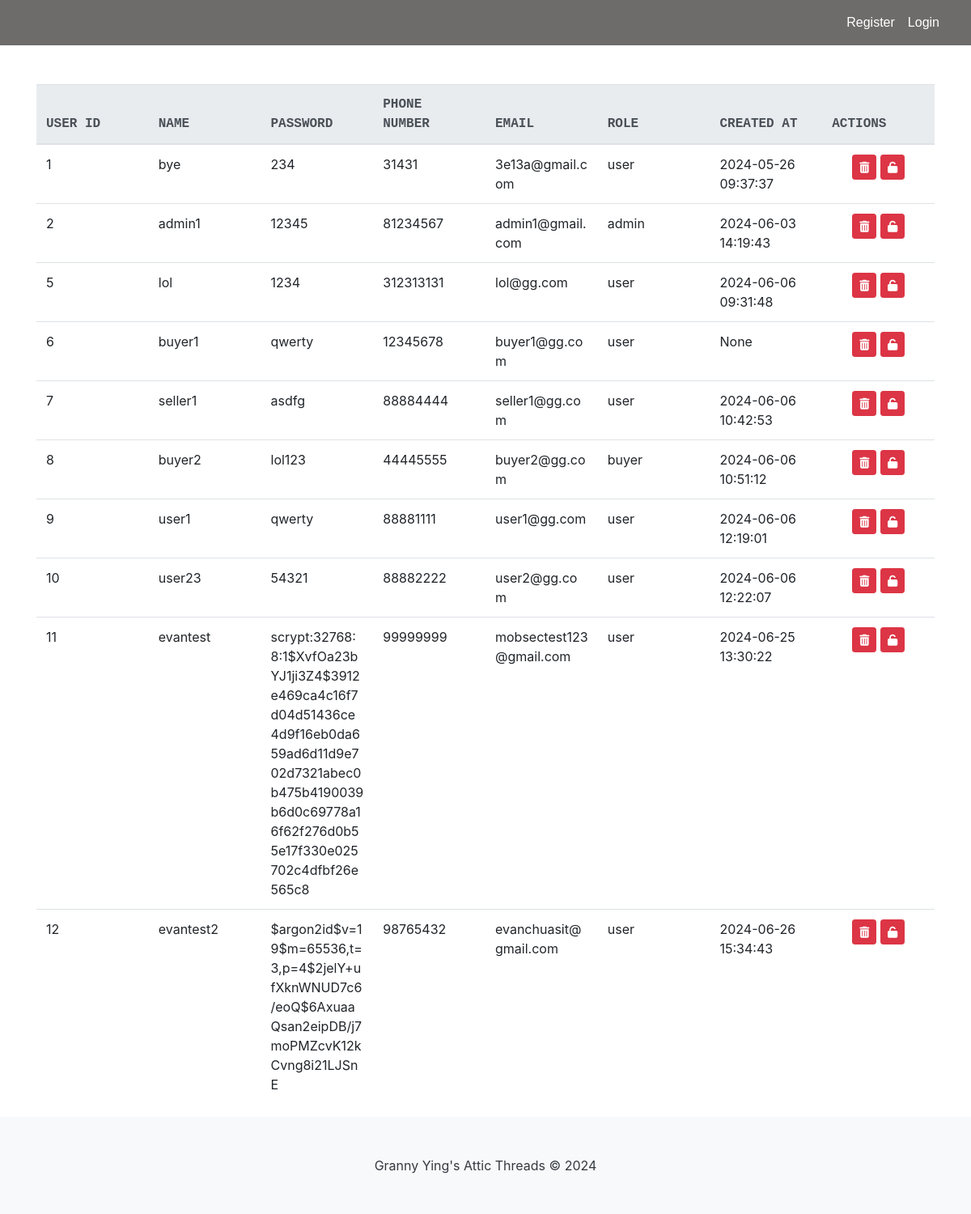
The app's page /list, older data.
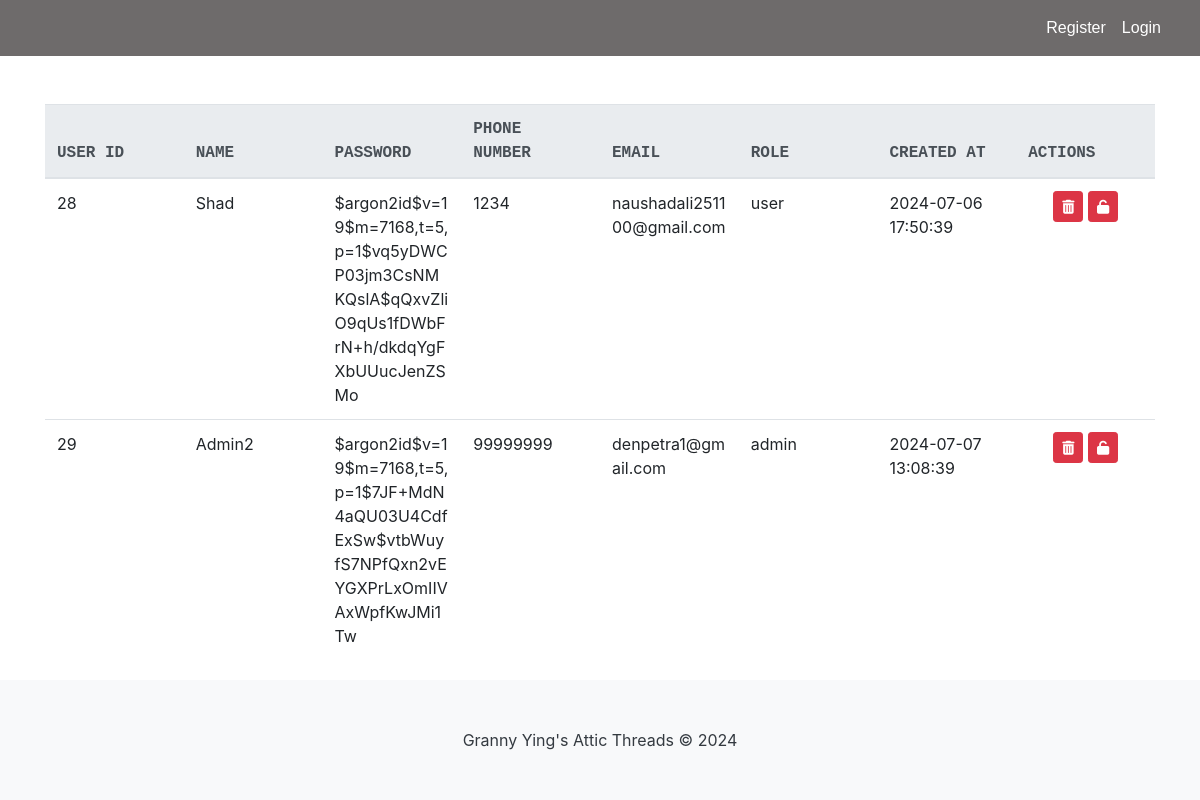
The same page, newer data.
### tables this page shows
CREATE TABLE "Users" (
	"user_id"	INTEGER NOT NULL,
	"name"	VARCHAR(45) NOT NULL,
	"password"	VARCHAR(45) NOT NULL,
	"phoneNum"	VARCHAR(45) NOT NULL,
	"email"	VARCHAR(45) NOT NULL UNIQUE,
	"role"	VARCHAR(10) NOT NULL,
	"created_at"	DATETIME,
	"login_attempts"	INTEGER,
	"is_verified"	INTEGER NOT NULL DEFAULT 0,
	PRIMARY KEY("user_id" AUTOINCREMENT)
);

### app.py (the view)
@app.route("/list")
def list():
    con = sqlite3.connect("database.db")
    con.row_factory = sqlite3.Row
    cur = con.cursor()
    cur.execute("SELECT user_id, * FROM Users")
    rows = cur.fetchall()
    con.close()
    return render_template("list.html", rows=rows)

### app.py (called while the page is built)
@app.before_request
def make_session_permanent():
    session.permanent = True
    app.permanent_session_lifetime = timedelta(minutes=15)
    session.modified = True

### templates/list.html (shortened to what this page needs)
<!DOCTYPE html>
<html lang="en">
{% include "header.html" %}
<head>
    {% include "navbar.html" %}
    <link rel="stylesheet" href="https://stackpath.bootstrapcdn.com/bootstrap/4.3.1/css/bootstrap.min.css">
</head>
<body>
    <div class="container mt-5">
        <div class="table-container">
            <table class="table table-hover">
                <thead class="thead-light">
                    <tr>
                        <th>User ID</th>
                        <th>Name</th>
                        <th>Password</th>
                        <th>Phone Number</th>
                        <th>Email</th>
                        <th>Role</th>
                        <th>Created At</th>
                        <th>Actions</th>
                    </tr>
                </thead>
                <tbody>
                    {% for row in rows %}
                    <tr>
                        <td>{{ row["user_id"] }}</td>
                        <td>{{ row["name"] }}</td>
                        <td>{{ row["password"] }}</td>
                        <td>{{ row["phoneNum"] }}</td>
                        <td>{{ row["email"] }}</td>
                        <td>{{ row["role"] }}</td>
                        <td>{{ row["created_at"] }}</td>
                        <td class="text-center">
                            <form onsubmit="return confirm('Are you sure you want to DELETE this User from the Database?');"
                                action="{{ url_for('delete') }}" method="POST" class="d-inline">
                                <button type="submit" class="btn btn-danger btn-sm"><i class="fas fa-trash-alt"></i></button>
                            </form>
                            <form onsubmit="return confirm('Unlock This Users Account?');"
                                action="{{ url_for('unlock') }}" method="POST" class="d-inline">
                                <button type="submit" class="btn btn-danger btn-sm"><i class="fas fa-unlock"></i></button>
                            </form>
                        </td>
                    </tr>
                    {% endfor %}
                </tbody>
            </table>
        </div>
    </div>
    {% include "footer.html" %}
</body>
</html>

### templates/header.html (shortened to what this page needs)
<head>
    <link rel="stylesheet" type="text/css" href="{{ url_for('static', filename='css/site.css')}}" />
    <link rel="stylesheet" href="https://cdn.jsdelivr.net/npm/bootstrap@4.1.3/dist/css/bootstrap.min.css">
    <link rel="stylesheet" href="https://cdn.jsdelivr.net/npm/bootstrap-select@1.13.14/dist/css/bootstrap-select.min.css">
</head>

### templates/navbar.html (shortened to what this page needs)
<nav class="navbar navbar-expand-lg">
    <div class="container justify-content-end">
        <ul class="navbar-nav ml-auto">
            {% if 'role' in session and (session['role'] == 'admin' or session['otp_verified']) %}
            <li class="nav-item">
                <span class="nav-link">Welcome, {{ session['name'] }}</span>
            </li>
            <li class="nav-item">
                <a href="{{ url_for('view_profile') }}" class="nav-link"><i class="fas fa-user"></i> My Profile</a>
            </li>
            {% if session['role'] != 'admin' %}
            <li class="nav-item">
                <a href="{{ url_for('view_cart') }}" class="nav-link">
                    <i class="fas fa-shopping-cart"></i> Cart
                </a>
            </li>
            {% endif %}
            <li class="nav-item">
                <a href="{{ url_for('logout') }}" class="nav-link">Logout</a>
            </li>
            {% else %}
            <li class="nav-item">
                <a href="{{ url_for('register') }}" class="nav-link">Register</a>
            </li>
            <li class="nav-item">
                <a href="{{ url_for('login') }}" class="nav-link">Login</a>
            </li>
            {% endif %}
        </ul>
    </div>
</nav>

### templates/footer.html
<footer class="py-5" style="margin-top: auto; background-color: #f8f9fa;">
   <div class="container text-center">
       <span class="text-dark">Granny Ying's Attic Threads &copy; 2024</span>
   </div>
</footer>

### static/css/site.css (style rules this page uses)
.navbar { background-color: rgb(110, 107, 107); font-size: 1em; font-family: 'Trebuchet MS', 'Lucida Sans Unicode', 'Lucida Grande', 'Lucida Sans', Arial, sans-serif; color: white; padding: 8px 5px; }
.navbar a { text-decoration: none; color: inherit; }
html, body { height: 100%; margin: 0; padding: 0; }
body { display: flex; flex-direction: column; }
footer { background-color: rgb(86, 136, 132); width: 100%; flex-shrink: 0; }

### templates/list.html (style rules this page uses)
th { font-family: monospace; text-transform: uppercase; }
.table-container { overflow-x: auto; }
.table { width: 100%; table-layout: fixed; }
.table th, .table td { word-wrap: break-word; }

Row changes from the older to the newer data that the page shows:
removed Users: user_id "1", name "bye", password "234", phoneNum "31431", email "3e13a@gmail.com", role "user", created_at "2024-05-26 09:37:37"
removed Users: user_id "2", name "admin1", password "12345", phoneNum "81234567", email "admin1@gmail.com", role "admin", created_at "2024-06-03 14:19:43"
removed Users: user_id "5", name "lol", password "1234", phoneNum "312313131", email "lol@gg.com", role "user", created_at "2024-06-06 09:31:48"
removed Users: user_id "6", name "buyer1", password "qwerty", phoneNum "12345678", email "buyer1@gg.com", role "user", created_at "None"
removed Users: user_id "7", name "seller1", password "asdfg", phoneNum "88884444", email "seller1@gg.com", role "user", created_at "2024-06-06 10:42:53"
removed Users: user_id "8", name "buyer2", password "lol123", phoneNum "44445555", email "buyer2@gg.com", role "buyer", created_at "2024-06-06 10:51:12"
removed Users: user_id "9", name "user1", password "qwerty", phoneNum "88881111", email "user1@gg.com", role "user", created_at "2024-06-06 12:19:01"
removed Users: user_id "10", name "user23", password "54321", phoneNum "88882222", email "user2@gg.com", role "user", created_at "2024-06-06 12:22:07"
removed Users: user_id "11", name "evantest", password "scrypt:32768:8:1$XvfOa23bYJ1ji3Z4$3912e469ca4c16f7d04d51436ce4d9f16eb0da659ad6d11d9e702d7321abec0b475b4190039b6d0c69778a16f62f276d0b55e17f330e025702c4dfbf26e565c8", phoneNum "99999999", email "mobsectest123@gmail.com", role "user", created_at "2024-06-25 13:30:22"
removed Users: user_id "12", name "evantest2", password "$argon2id$v=19$m=65536,t=3,p=4$2jelY+ufXknWNUD7c6/eoQ$6AxuaaQsan2eipDB/j7moPMZcvK12kCvng8i21LJSnE", phoneNum "98765432", email "evanchuasit@gmail.com", role "user", created_at "2024-06-26 15:34:43"
added Users: user_id "28", name "Shad", password "$argon2id$v=19$m=7168,t=5,p=1$vq5yDWCP03jm3CsNMKQslA$qQxvZliO9qUs1fDWbFrN+h/dkdqYgFXbUUucJenZSMo", phoneNum "1234", email "naushadali251100@gmail.com", role "user", created_at "2024-07-06 17:50:39"
added Users: user_id "29", name "Admin2", password "$argon2id$v=19$m=7168,t=5,p=1$7JF+MdN4aQU03U4CdfExSw$vtbWuyfS7NPfQxn2vEYGXPrLxOmIIVAxWpfKwJMi1Tw", phoneNum "99999999", email "denpetra1@gmail.com", role "admin", created_at "2024-07-07 13:08:39"
